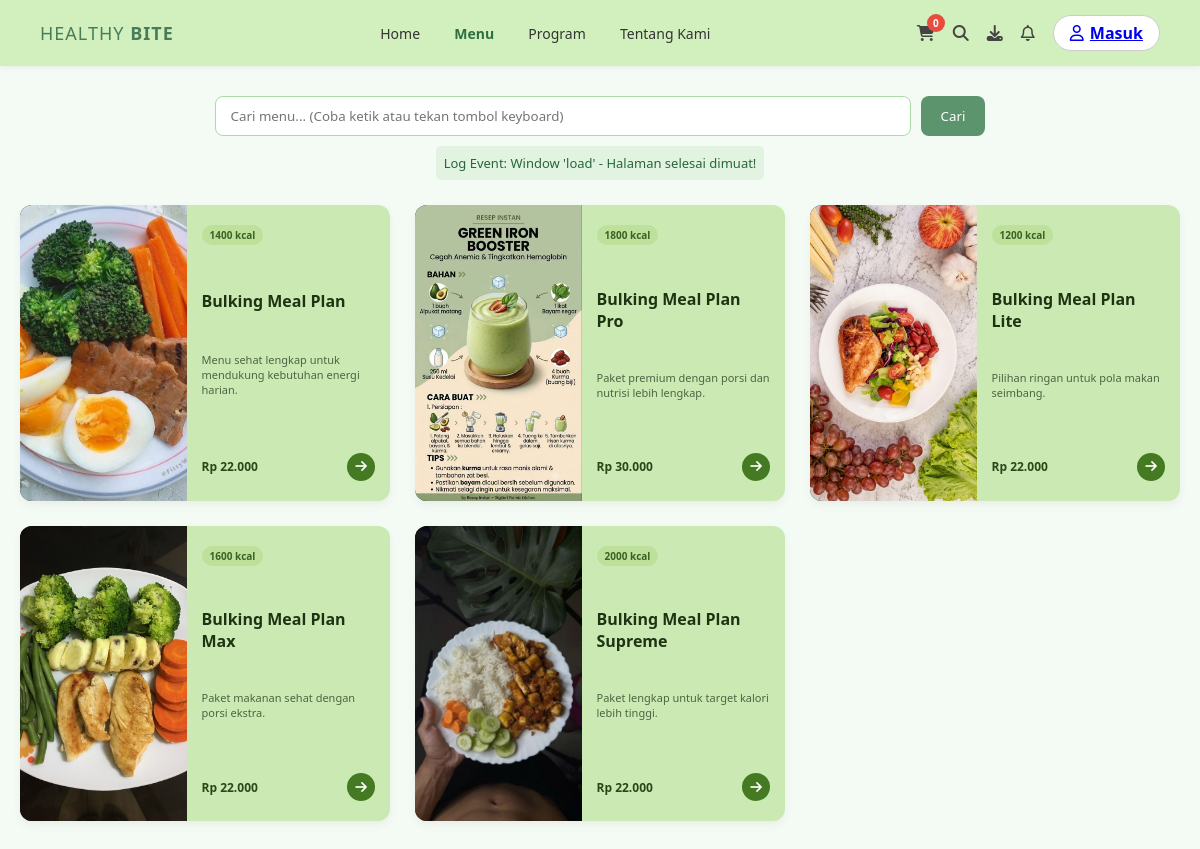
Page /Menu.php on the committed database.
### tables this page shows
CREATE TABLE IF NOT EXISTS tb_categories (
    id INT UNSIGNED NOT NULL AUTO_INCREMENT,
    photo VARCHAR(255) DEFAULT NULL,
    categories VARCHAR(100) NOT NULL,
    price DECIMAL(12,2) NOT NULL DEFAULT 0.00,
    calories INT UNSIGNED NOT NULL DEFAULT 0,
    description TEXT,
    is_available TINYINT(1) NOT NULL DEFAULT 1,
    PRIMARY KEY (id)
);

### includes/bootstrap.php (called while the page is built, shortened)
<?php
function db(): PDO
{
    static $connection;
    if (!$connection) {
        $host = getenv('DB_HOST') ?: '127.0.0.1';
        $port = getenv('DB_PORT') ?: '3306';
        $database = getenv('DB_NAME') ?: 'healthy_bite';
        $username = getenv('DB_USER') ?: 'root';
        $password = getenv('DB_PASSWORD') ?: '';
        $dsn = sprintf('mysql:host=%s;port=%s;dbname=%s;charset=utf8mb4', $host, $port, $database);
        $connection = new PDO($dsn, $username, $password, [
            PDO::ATTR_ERRMODE => PDO::ERRMODE_EXCEPTION,
            PDO::ATTR_DEFAULT_FETCH_MODE => PDO::FETCH_ASSOC,
            PDO::ATTR_EMULATE_PREPARES => false,
        ]);
    }
    return $connection;
}
    ?>
    <?php
function e(mixed $value): string
{
    return htmlspecialchars((string) $value, ENT_QUOTES, 'UTF-8');
}

### Menu.php (the view, shortened to what this page needs)
<?php
require_once __DIR__ . '/includes/bootstrap.php';
$menus = db()->query('SELECT id, photo, categories, price, calories, description FROM tb_categories WHERE is_available = 1 ORDER BY id')->fetchAll();
?>
<!DOCTYPE html>
<html lang="id">
<head>
    <link rel="stylesheet" href="css/Menu.css">
    <link rel="stylesheet" href="css/toast.css">
    <link rel="stylesheet" href="https://cdnjs.cloudflare.com/ajax/libs/font-awesome/6.4.0/css/all.min.css">
</head>
<body>
    <header class="navbar">
        <div class="logo">
            <span class="logo-text">HEALTHY <strong>BITE</strong></span>
        </div>
        <nav class="nav-links">
            <a href="index.php">Home</a>
            <a href="Menu.php" class="active">Menu</a>
            <a href="#">Program</a>
            <a href="#">Tentang Kami</a>
        </nav>
        <div class="nav-icons">
            <div class="cart-icon-wrapper" id="cartBtn">
                <i class="fa-solid fa-cart-shopping"></i>
                <span class="cart-badge" id="cartCount">0</span>
            </div>
            <i class="fa-solid fa-magnifying-glass"></i>
            <i class="fa-solid fa-download"></i>
            <i class="fa-regular fa-bell"></i>
            <?php if (!empty($_SESSION['user_id'])): ?>
                <span class="user-greeting">Halo, <?= e($_SESSION['name'] ?? 'Pelanggan') ?></span>
                <a href="transaction/my_orders.php">Pesanan Saya</a>
                <form action="logout.php" method="post">
                    <input type="hidden" name="csrf_token" value="<?= e(csrf_token()) ?>">
                    <button class="btn-masuk" type="submit"><i class="fa-solid fa-right-from-bracket"></i> Keluar</button>
                </form>
            <?php else: ?>
                <a class="btn-masuk" href="LoginPage.php"><i class="fa-regular fa-user"></i> Masuk</a>
            <?php endif; ?>
        </div>
    </header>
    <main class="container">
        <div class="search-section">
            <form id="searchForm">
                <input type="text" id="searchInput" placeholder="Cari menu... (Coba ketik atau tekan tombol keyboard)">
                <button type="submit">Cari</button>
            </form>
            <p id="eventLogger" class="event-logger">Log Event JavaScript: Menunggu aksi pengguna...</p>
        </div>
        <div class="menu-grid">
            <?php foreach ($menus as $menu): ?>
                <div class="card" data-id="<?= (int) $menu['id'] ?>" data-title="<?= e($menu['categories']) ?>" data-price="<?= e($menu['price']) ?>">
                    <div class="card-image">
                        <img src="asset/<?= e($menu['photo'] ?: 'Logo.png') ?>" alt="<?= e($menu['categories']) ?>">
                    </div>
                    <div class="card-body">
                        <span class="badge"><?= (int) $menu['calories'] ?> kcal</span>
                        <h3><?= e($menu['categories']) ?></h3>
                        <p class="desc"><?= e($menu['description']) ?></p>
                        <div class="card-footer">
                            <span class="price">Rp <?= number_format((float) $menu['price'], 0, ',', '.') ?></span>
                            <button type="button" class="btn-arrow add-to-cart-btn" aria-label="Tambah <?= e($menu['categories']) ?>"><i class="fa-solid fa-arrow-right"></i></button>
                        </div>
                    </div>
                </div>
            <?php endforeach; ?>
        </div>
    </main>
</body>
</html>

### css/Menu.css (style rules this page uses)
* { margin: 0; padding: 0; box-sizing: border-box; font-family: 'Segoe UI', Tahoma, Geneva, Verdana, sans-serif; }
body { background-color: #f4fbf4; color: #2c3e50; }
.navbar { display: flex; justify-content: space-between; align-items: center; background-color: #d2f0bd; padding: 15px 40px; box-shadow: 0 2px 5px rgba(0,0,0,0.05); }
.logo-text { font-size: 18px; letter-spacing: 1px; color: #4a7c59; }
.nav-links a { margin: 0 15px; text-decoration: none; color: #333; font-weight: 500; font-size: 14px; }
.nav-links a.active, .nav-links a:hover { color: #2e6f40; font-weight: bold; }
.nav-icons { display: flex; align-items: center; gap: 18px; color: #444; }
.nav-icons i { cursor: pointer; font-size: 16px; }
.cart-icon-wrapper { position: relative; cursor: pointer; }
.cart-badge { position: absolute; top: -8px; right: -10px; background-color: #e74c3c; color: white; font-size: 10px; padding: 2px 6px; border-radius: 50%; font-weight: bold; }
.btn-masuk { background-color: white; border: 1px solid #ccc; padding: 6px 16px; border-radius: 20px; cursor: pointer; font-weight: 600; display: flex; align-items: center; gap: 6px; }
.container { max-width: 1200px; margin: 30px auto; padding: 0 20px; }
.search-section { margin-bottom: 25px; text-align: center; }
#searchForm { display: flex; justify-content: center; gap: 10px; margin-bottom: 10px; }
#searchInput { width: 60%; padding: 10px 15px; border: 1px solid #a8dba8; border-radius: 8px; outline: none; }
#searchForm button { padding: 10px 20px; background-color: #5c946e; color: white; border: none; border-radius: 8px; cursor: pointer; }
.event-logger { font-size: 13px; color: #276738; background-color: #e2f3e2; padding: 8px; border-radius: 5px; display: inline-block; }
.menu-grid { display: grid; grid-template-columns: repeat(auto-fit, minmax(340px, 1fr)); gap: 25px; }
.card { display: flex; background-color: #cbeab3; border-radius: 12px; overflow: hidden; box-shadow: 0 4px 10px rgba(0, 0, 0, 0.05); transition: transform 0.2s ease, box-shadow 0.2s ease; cursor: pointer; }
.card-image { width: 45%; background-color: #1a1a1a; display: flex; align-items: center; justify-content: center; }
.card-image img { width: 100%; height: 100%; object-fit: cover; }
.card-body { width: 55%; padding: 20px 15px; display: flex; flex-direction: column; justify-content: space-between; }
.badge { background-color: #bde09b; color: #3b6124; font-size: 10px; padding: 3px 8px; border-radius: 10px; width: fit-content; font-weight: 600; }
.card-body h3 { font-size: 16px; color: #1e3312; margin-top: 5px; }
.card-body .desc { font-size: 11px; color: #4f6343; margin-bottom: 15px; }
.card-footer { display: flex; justify-content: space-between; align-items: center; }
.price { font-size: 12px; font-weight: 600; color: #2b4718; }
.btn-arrow { background-color: #437a22; color: white; border: none; width: 28px; height: 28px; border-radius: 50%; display: flex; align-items: center; justify-content: center; cursor: pointer; transition: background-color 0.2s; }

### rows in the picture
tb_categories: photo (picture), calories "1400", categories "Bulking Meal Plan", description "Menu sehat lengkap untuk mendukung kebutuhan energi harian.", price "22.000"
tb_categories: photo (picture), calories "1800", categories "Bulking Meal Plan Pro", description "Paket premium dengan porsi dan nutrisi lebih lengkap.", price "30.000"
tb_categories: photo (picture), calories "1200", categories "Bulking Meal Plan Lite", description "Pilihan ringan untuk pola makan seimbang.", price "22.000"
tb_categories: photo (picture), calories "1600", categories "Bulking Meal Plan Max", description "Paket makanan sehat dengan porsi ekstra.", price "22.000"
tb_categories: photo (picture), calories "2000", categories "Bulking Meal Plan Supreme", description "Paket lengkap untuk target kalori lebih tinggi.", price "22.000"
